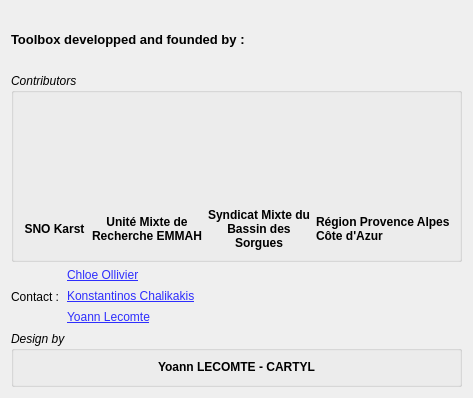
<?xml version="1.0" encoding="UTF-8"?>
<ui version="4.0">
 <class>A_propos</class>
 <widget class="QDialog" name="A_propos">
  <property name="geometry">
   <rect>
    <x>0</x>
    <y>0</y>
    <width>473</width>
    <height>398</height>
   </rect>
  </property>
  <property name="windowTitle">
   <string>Plugin PaPRIKa - A propos</string>
  </property>
  <layout class="QVBoxLayout" name="verticalLayout_2">
   <item>
    <layout class="QVBoxLayout" name="verticalLayout">
     <item>
      <widget class="QLabel" name="label_13">
       <property name="font">
        <font>
         <pointsize>10</pointsize>
         <weight>75</weight>
         <bold>true</bold>
        </font>
       </property>
       <property name="text">
        <string>Toolbox developped and founded by :</string>
       </property>
      </widget>
     </item>
     <item>
      <layout class="QHBoxLayout" name="horizontalLayout">
       <item>
        <widget class="QGroupBox" name="groupBox">
         <property name="font">
          <font>
           <italic>true</italic>
          </font>
         </property>
         <property name="title">
          <string>Contributors</string>
         </property>
         <layout class="QGridLayout" name="gridLayout_2">
          <item row="0" column="0">
           <layout class="QGridLayout" name="gridLayout">
            <item row="1" column="1">
             <widget class="QLabel" name="label_2">
              <property name="font">
               <font>
                <weight>75</weight>
                <italic>false</italic>
                <bold>true</bold>
               </font>
              </property>
              <property name="text">
               <string>&lt;a href=&quot;http://www6.paca.inra.fr/emmah_eng/&quot; style=&quot;color:#000000;text-decoration:none;&quot;&gt;Unité Mixte de Recherche EMMAH&lt;/a&gt;</string>
              </property>
              <property name="scaledContents">
               <bool>true</bool>
              </property>
              <property name="alignment">
               <set>Qt::AlignCenter</set>
              </property>
              <property name="wordWrap">
               <bool>true</bool>
              </property>
              <property name="openExternalLinks">
               <bool>true</bool>
              </property>
             </widget>
            </item>
            <item row="0" column="1">
             <widget class="QLabel" name="lbl_img_EMMAH">
              <property name="minimumSize">
               <size>
                <width>100</width>
                <height>100</height>
               </size>
              </property>
              <property name="maximumSize">
               <size>
                <width>100</width>
                <height>100</height>
               </size>
              </property>
              <property name="text">
               <string/>
              </property>
              <property name="pixmap">
               <pixmap>resources/emmah.gif</pixmap>
              </property>
              <property name="scaledContents">
               <bool>true</bool>
              </property>
              <property name="alignment">
               <set>Qt::AlignCenter</set>
              </property>
             </widget>
            </item>
            <item row="0" column="0">
             <widget class="QLabel" name="lbl_img_SNO">
              <property name="text">
               <string/>
              </property>
              <property name="textFormat">
               <enum>Qt::PlainText</enum>
              </property>
              <property name="pixmap">
               <pixmap>:/plugins/Paprika/resources/logoSNOKarst.PNG</pixmap>
              </property>
              <property name="alignment">
               <set>Qt::AlignCenter</set>
              </property>
              <property name="openExternalLinks">
               <bool>false</bool>
              </property>
             </widget>
            </item>
            <item row="0" column="2">
             <widget class="QLabel" name="lbl_img_SMBS">
              <property name="minimumSize">
               <size>
                <width>100</width>
                <height>100</height>
               </size>
              </property>
              <property name="maximumSize">
               <size>
                <width>100</width>
                <height>100</height>
               </size>
              </property>
              <property name="text">
               <string/>
              </property>
              <property name="pixmap">
               <pixmap>:/plugins/Paprika/resources/logo_SMBS.jpg</pixmap>
              </property>
              <property name="scaledContents">
               <bool>true</bool>
              </property>
              <property name="alignment">
               <set>Qt::AlignCenter</set>
              </property>
             </widget>
            </item>
            <item row="1" column="2">
             <widget class="QLabel" name="label_10">
              <property name="font">
               <font>
                <weight>75</weight>
                <italic>false</italic>
                <bold>true</bold>
               </font>
              </property>
              <property name="text">
               <string>&lt;a href=&quot;http://www.lasorgue.com/&quot; style=&quot;color:#000000;text-decoration:none;&quot;&gt;Syndicat Mixte du Bassin des Sorgues&lt;/a&gt;</string>
              </property>
              <property name="alignment">
               <set>Qt::AlignCenter</set>
              </property>
              <property name="wordWrap">
               <bool>true</bool>
              </property>
              <property name="openExternalLinks">
               <bool>true</bool>
              </property>
             </widget>
            </item>
            <item row="1" column="0">
             <widget class="QLabel" name="label_12">
              <property name="font">
               <font>
                <weight>75</weight>
                <italic>false</italic>
                <bold>true</bold>
               </font>
              </property>
              <property name="text">
               <string>&lt;a href=&quot;http://www.sokarst.org/&quot; style=&quot;color:#000000;text-decoration:none;&quot;&gt;SNO Karst&lt;/a&gt;</string>
              </property>
              <property name="alignment">
               <set>Qt::AlignCenter</set>
              </property>
              <property name="wordWrap">
               <bool>true</bool>
              </property>
              <property name="openExternalLinks">
               <bool>true</bool>
              </property>
             </widget>
            </item>
            <item row="0" column="3">
             <widget class="QLabel" name="lbl_img_PACA">
              <property name="maximumSize">
               <size>
                <width>100</width>
                <height>50</height>
               </size>
              </property>
              <property name="text">
               <string/>
              </property>
              <property name="pixmap">
               <pixmap>:/plugins/Paprika/resources/logo_PACA.jpg</pixmap>
              </property>
              <property name="scaledContents">
               <bool>true</bool>
              </property>
             </widget>
            </item>
            <item row="1" column="3">
             <widget class="QLabel" name="label_15">
              <property name="font">
               <font>
                <weight>75</weight>
                <italic>false</italic>
                <bold>true</bold>
               </font>
              </property>
              <property name="text">
               <string>Région Provence Alpes Côte d'Azur</string>
              </property>
              <property name="wordWrap">
               <bool>true</bool>
              </property>
             </widget>
            </item>
           </layout>
          </item>
         </layout>
        </widget>
       </item>
      </layout>
     </item>
     <item>
      <layout class="QHBoxLayout" name="horizontalLayout_3">
       <item>
        <widget class="QLabel" name="label_16">
         <property name="maximumSize">
          <size>
           <width>50</width>
           <height>16777215</height>
          </size>
         </property>
         <property name="text">
          <string>Contact :</string>
         </property>
        </widget>
       </item>
       <item>
        <layout class="QVBoxLayout" name="verticalLayout_4">
         <item>
          <widget class="QLabel" name="label_17">
           <property name="text">
            <string>&lt;a href=&quot;mailto:chloe.ollivier@alumni.univ-avignon.fr?subject=Plugin Paprika&quot; style=&quot;color:#2E2EFE;text-decoration:none;&quot;&gt;&lt;U&gt;Chloe Ollivier&lt;/U&gt;&lt;/a&gt;</string>
           </property>
           <property name="openExternalLinks">
            <bool>true</bool>
           </property>
          </widget>
         </item>
         <item>
          <widget class="QLabel" name="label_18">
           <property name="text">
            <string>&lt;a href=&quot;mailto:konstantinos.chalikakis@univ-avignon.fr?subject=Plugin Paprika&quot; style=&quot;color:#2E2EFE;text-decoration:none;&quot;&gt;&lt;U&gt;Konstantinos Chalikakis&lt;/U&gt;&lt;/a&gt;</string>
           </property>
           <property name="openExternalLinks">
            <bool>true</bool>
           </property>
          </widget>
         </item>
         <item>
          <widget class="QLabel" name="label_6">
           <property name="font">
            <font>
             <italic>false</italic>
            </font>
           </property>
           <property name="text">
            <string>&lt;a href=&quot;mailto:ylecomte@sig.eu.com,yoann_lecomte31@orange.fr?subject=Plugin Paprika&quot; style=&quot;color:#2E2EFE;text-decoration:none;&quot;&gt;&lt;U&gt;Yoann Lecomte&lt;/U&gt;&lt;/a&gt;</string>
           </property>
           <property name="openExternalLinks">
            <bool>true</bool>
           </property>
          </widget>
         </item>
        </layout>
       </item>
      </layout>
     </item>
     <item>
      <layout class="QHBoxLayout" name="horizontalLayout_2">
       <item>
        <widget class="QGroupBox" name="groupBox_2">
         <property name="font">
          <font>
           <italic>true</italic>
          </font>
         </property>
         <property name="title">
          <string>Design by</string>
         </property>
         <layout class="QVBoxLayout" name="verticalLayout_3">
          <item>
           <layout class="QGridLayout" name="gridLayout_3">
            <item row="2" column="0">
             <widget class="QLabel" name="label_4">
              <property name="font">
               <font>
                <weight>75</weight>
                <italic>false</italic>
                <bold>true</bold>
               </font>
              </property>
              <property name="text">
               <string>&lt;html&gt;&lt;head/&gt;&lt;body&gt;&lt;p&gt;&lt;a href=&quot;mailto:g.sindt@sig.eu.com?subject=Contact from Plugin Paprika&quot;&gt;&lt;span style=&quot; color:#000000;&quot;&gt;Yoann LECOMTE - CARTYL&lt;/span&gt;&lt;/a&gt;&lt;/p&gt;&lt;/body&gt;&lt;/html&gt;</string>
              </property>
              <property name="alignment">
               <set>Qt::AlignCenter</set>
              </property>
              <property name="wordWrap">
               <bool>true</bool>
              </property>
              <property name="openExternalLinks">
               <bool>true</bool>
              </property>
             </widget>
            </item>
           </layout>
          </item>
         </layout>
        </widget>
       </item>
      </layout>
     </item>
    </layout>
   </item>
  </layout>
 </widget>
 <resources/>
 <connections/>
</ui>
